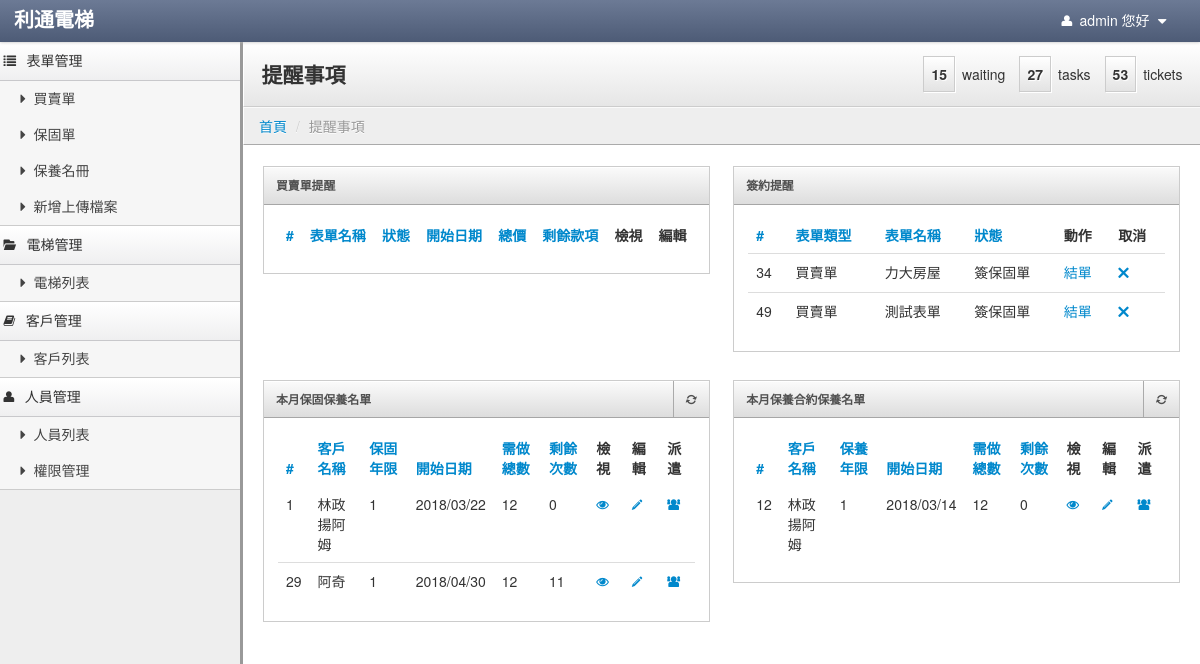
The page /mainpage/index (signed in) on the database as committed earlier.
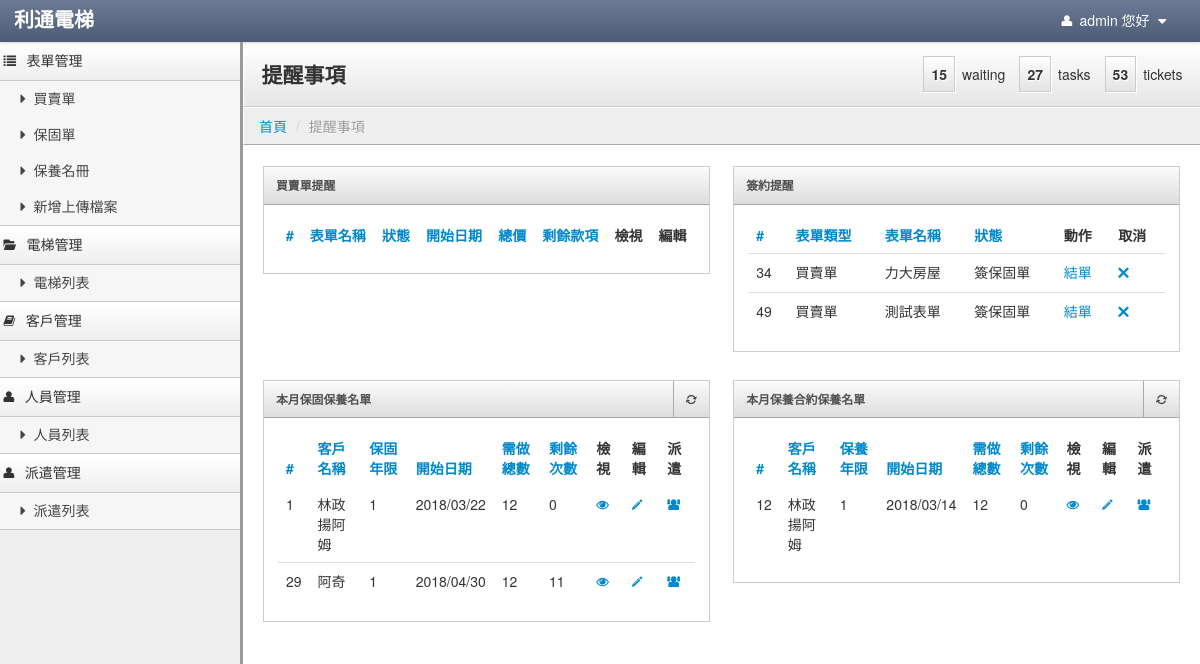
The same page on the database as committed later.
### tables this page shows
CREATE TABLE `usermenu` (
  `menuid` int(5) NOT NULL AUTO_INCREMENT COMMENT '菜單ID',
  `parentid` int(5) NOT NULL DEFAULT '0' COMMENT '上層菜單',
  `title` varchar(30) NOT NULL COMMENT '標題',
  `controller` varchar(40) NOT NULL COMMENT '控制器',
  `actioner` varchar(40) NOT NULL COMMENT '動作',
  `icon` varchar(100) DEFAULT NULL,
  `ismenu` tinyint(1) NOT NULL DEFAULT '0' COMMENT '是否顯示',
  `sort` tinyint(4) NOT NULL DEFAULT '0' COMMENT '排序',
  `isdisabled` tinyint(1) NOT NULL DEFAULT '0' COMMENT '是否刪除',
  PRIMARY KEY (`menuid`)
);

CREATE TABLE `transaction_form` (
  `id` int(20) NOT NULL AUTO_INCREMENT,
  `name` varchar(255) DEFAULT NULL,
  `total_price` int(20) DEFAULT NULL,
  `start_date` date DEFAULT NULL,
  `is_return` int(1) DEFAULT NULL,
  `is_signing` int(1) DEFAULT NULL,
  `receipt_status` int(1) DEFAULT NULL,
  `item_name1` varchar(255) DEFAULT '',
  `item_name2` varchar(255) DEFAULT '',
  `item_name3` varchar(255) DEFAULT '',
  `item_name4` varchar(255) DEFAULT '',
  `item_name5` varchar(255) DEFAULT NULL,
  `item_name6` varchar(255) DEFAULT '',
  `item1` int(1) DEFAULT NULL,
  `item2` int(1) DEFAULT NULL,
  `item3` int(1) DEFAULT NULL,
  `item4` int(1) DEFAULT NULL,
  `item5` int(1) DEFAULT NULL,
  `item6` int(1) DEFAULT NULL,
  `item_status1` int(1) DEFAULT NULL,
  `item_status2` int(1) DEFAULT NULL,
  `item_status3` int(1) DEFAULT NULL,
  `item_status4` int(1) DEFAULT NULL,
  `item_status5` int(1) DEFAULT NULL,
  `item_status6` int(1) DEFAULT NULL,
  `customer_id` int(255) DEFAULT NULL,
  `elevator_num` int(20) DEFAULT NULL,
  `remark` varchar(255) DEFAULT NULL,
  `is_duty` int(1) DEFAULT '0',
  `is_receipt` int(1) DEFAULT '0',
  PRIMARY KEY (`id`)
);

CREATE TABLE `warranty` (
  `id` int(255) NOT NULL AUTO_INCREMENT,
  `customer` varchar(255) DEFAULT NULL,
  `mechanical_warranty` int(255) DEFAULT NULL,
  `free_maintenance` int(255) DEFAULT NULL,
  `effective_date` varchar(255) DEFAULT NULL,
  `warranty_times` int(10) DEFAULT '0',
  `contacter_1` varchar(255) DEFAULT NULL,
  `contacter_2` varchar(255) DEFAULT NULL,
  `contacter_3` varchar(255) DEFAULT NULL,
  `address` varchar(255) DEFAULT NULL,
  `tel_1` varchar(255) DEFAULT NULL,
  `tel_2` varchar(255) DEFAULT NULL,
  `tel_3` varchar(255) DEFAULT NULL,
  `fax_1` varchar(255) DEFAULT NULL,
  `fax_2` varchar(255) DEFAULT NULL,
  `fax_3` varchar(255) DEFAULT NULL,
  `num` varchar(255) DEFAULT NULL,
  `transaction_id` int(255) DEFAULT NULL,
  `is_signing` int(1) DEFAULT '0',
  `is_remind` int(1) DEFAULT '0',
  `touch_time` varchar(255) DEFAULT NULL,
  PRIMARY KEY (`id`)
);

CREATE TABLE `service` (
  `id` int(11) NOT NULL AUTO_INCREMENT,
  `signing_day` varchar(255) DEFAULT NULL,
  `service_month` varchar(255) DEFAULT NULL,
  `mechanical_warranty` int(255) DEFAULT NULL,
  `license` int(255) DEFAULT NULL,
  `license_day` varchar(255) DEFAULT NULL,
  `Total_price` int(255) DEFAULT NULL,
  `payment_date1` varchar(255) DEFAULT NULL,
  `payment_date2` varchar(255) DEFAULT NULL,
  `payment_date3` varchar(255) DEFAULT NULL,
  `payment_date4` varchar(255) DEFAULT NULL,
  `payment_date5` varchar(255) DEFAULT NULL,
  `payment_date6` varchar(255) DEFAULT NULL,
  `payment_amount1` varchar(255) DEFAULT NULL,
  `payment_amount2` varchar(255) DEFAULT NULL,
  `payment_amount3` varchar(255) DEFAULT NULL,
  `payment_amount4` varchar(255) DEFAULT NULL,
  `payment_amount5` varchar(255) DEFAULT NULL,
  `payment_amount6` varchar(255) DEFAULT NULL,
  `item_status1` varchar(255) DEFAULT NULL,
  `item_status2` varchar(255) DEFAULT NULL,
  `item_status3` varchar(255) DEFAULT NULL,
  `item_status4` varchar(255) DEFAULT NULL,
  `item_status5` varchar(255) DEFAULT NULL,
  `item_status6` varchar(255) DEFAULT NULL,
  `remark` varchar(255) DEFAULT NULL,
  `warranty_id` int(255) DEFAULT NULL,
  `is_signing` int(1) DEFAULT '0',
  `is_remind` int(1) DEFAULT '0',
  `service_times` int(10) DEFAULT '0',
  `do_times` int(10) DEFAULT '1',
  `touch_time` varchar(255) DEFAULT NULL,
  PRIMARY KEY (`id`)
);

### application/views/dashboard_admin_group.php (the view, shortened to what the changed rows need)
<div class="row-fluid">
    <div class="block span6">
        <div id="tablewidget" class="block-body collapse in">
            <table class="table sortable">
                <thead>
                <tr>
                    <th><a href="#">#</a></th>
                    <th><a href="#">表單名稱</a></th>
                    <th><a href="#">狀態</a></th>
                    <th><a href="#">開始日期</a></th>
                    <th><a href="#">總價</a></th>
                    <th><a href="#">剩餘款項</a></th>
                    <th class="sorttable_nosort">檢視</th>
                    <th class="sorttable_nosort">編輯</th>
                </tr>
                </thead>
            </table>
        </div>
    </div>
    <div class="block span6">
        <div id="tablewidget" class="block-body collapse in">
            <table class="table sortable">
                <thead>
                <tr>
                    <th><a href="#">#</a></th>
                    <th><a href="#">表單類型</a></th>
                    <th><a href="#">表單名稱</a></th>
                    <th><a href="#">狀態</a></th>
                    <th class="sorttable_nosort">動作</th>
                    <th class="sorttable_nosort">取消</th>
                </tr>
                </thead>
                <tbody>
                <?php
                if (count($this->data) != 0) {
                    for ($j = 0; $j < count($this->data['remind_signing']); $j++) {
                        ?>
                        <tr>
                            <td><?= $this->data['remind_signing'][$j]->id; ?></td>
                            <td><?= $this->data['remind_signing'][$j]->type; ?></td>
                            <td><?= $this->data['remind_signing'][$j]->name; ?></td>
                            <td><?= $this->data['remind_signing'][$j]->status; ?></td>
                            <td>
                                <a href="<?= $this->data['remind_signing'][$j]->action; ?>"><?= $this->data['remind_signing'][$j]->action_name; ?></a>
                            </td>
                            <td>
                                <a href="<?= $this->data['remind_signing'][$j]->cancel; ?>"><i
                                            class="icon-remove"></i></a>
                            </td>
                        </tr>
                        <?php
                    }
                }
                ?>
                </tbody>
            </table>
        </div>
    </div>
</div>
<div class="row-fluid">
    <div class="block span6">
        <div id="widget2container" class="block-body collapse in">
            <table class="table list">
                <thead>
                <tr>
                    <th><a href="#">#</a></th>
                    <th><a href="#">客戶名稱</a></th>
                    <th><a href="#">保固年限</a></th>
                    <th><a href="#">開始日期</a></th>
                    <th><a href="#">需做總數</a></th>
                    <th><a href="#">剩餘次數</a></th>
                    <th class="sorttable_nosort">檢視</th>
                    <th class="sorttable_nosort">編輯</th>
                    <th class="sorttable_nosort">派遣</th>
                </tr>
                </thead>
                <tbody>
                <?php
                if (count($this->data) != 0 && count($this->data['warranty']) != 0) {
                    for ($j = 0; $j < count($this->data['warranty']); $j++) {
                        ?>
                        <tr>
                            <td><?= $this->data['warranty'][$j]->id; ?></td>
                            <td><?= $this->data['warranty'][$j]->customer; ?></td>
                            <td><?= $this->data['warranty'][$j]->free_maintenance; ?></td>
                            <td><?= $this->data['warranty'][$j]->effective_date; ?></td>
                            <td><?= $this->data['warranty'][$j]->need_times; ?></td>
                            <td><?= $this->data['warranty'][$j]->warranty_times; ?></td>
                            <td>
                                <a href="<?= base_url("/Warranty/view_warranty_view") ?>/warranty_id/<?= $this->data['warranty'][$j]->id; ?>"><i
                                            class="icon-eye-open"></i></a>
                            </td>
                            <td>
                                <a href="<?= base_url("/Warranty/edit_warranty") ?>/warranty_id/<?= $this->data['warranty'][$j]->id; ?>"><i
                                            class="icon-pencil"></i></a>
                            </td>
							<td>
                                <a href="<?= base_url("/Warranty/edit_warranty") ?>/warranty_id/<?= $this->data['warranty'][$j]->id; ?>"><i
                                            class="icon-group"></i></a>
                            </td>
                        </tr>
                        <?php
                    }
                }
                ?>
                </tbody>
            </table>
        </div>
    </div>
    <div class="block span6">
        <div id="widget2container" class="block-body collapse in">
            <table class="table list">
                <thead>
                <tr>
                    <th><a href="#">#</a></th>
                    <th><a href="#">客戶名稱</a></th>
                    <th><a href="#">保養年限</a></th>
                    <th><a href="#">開始日期</a></th>
                    <th><a href="#">需做總數</a></th>
                    <th><a href="#">剩餘次數</a></th>
                    <th class="sorttable_nosort">檢視</th>
                    <th class="sorttable_nosort">編輯</th>
                    <th class="sorttable_nosort">派遣</th>
                </tr>
                </thead>
                <tbody>
                <?php
                if (count($this->data) != 0 && count($this->data['service']) != 0) {
                    for ($j = 0; $j < count($this->data['service']); $j++) {
                        ?>
                        <tr>
                            <td><?= $this->data['service'][$j]->id; ?></td>
                            <td><?= $this->data['service'][$j]->customer; ?></td>
                            <td><?= $this->data['service'][$j]->mechanical_warranty; ?></td>
                            <td><?= $this->data['service'][$j]->signing_day; ?></td>
                            <td><?= $this->data['service'][$j]->need_times; ?></td>
                            <td><?= $this->data['service'][$j]->service_times; ?></td>
                            <td>
                                <a href="<?= base_url("/service/view_service_view") ?>/service_id/<?= $this->data['service'][$j]->id; ?>"><i
                                            class="icon-eye-open"></i></a>
                            </td>
                            <td>
                                <a href="<?= base_url("/service/edit_service") ?>/service_id/<?= $this->data['service'][$j]->id; ?>"><i
                                            class="icon-pencil"></i></a>
                            </td>
							<td>
                                <a href="<?= base_url("/Warranty/edit_warranty") ?>/warranty_id/<?= $this->data['warranty'][$j]->id; ?>"><i
                                            class="icon-group"></i></a>
                            </td>
                        </tr>
                        <?php
                    }
                }
                ?>
                </tbody>
            </table>
        </div>
    </div>
</div>

### application/views/sidebar-nav.php
<div class="sidebar-nav">
       <?php
           foreach($this->aUsermenulist as $v){
               echo '<a href="#'.$v['controller'].'-menu" class="nav-header" data-toggle="collapse"><i class="'.$v['icon'].'"></i>'.$v['title'].'</i></a>';
               if(!empty($v['subtype'])){
                   echo '<ul id="'.$v['controller'].'-menu" class="nav nav-list collapse in">';
                   foreach($v['subtype'] as $vSub){
                       echo '<li ><a href="'.base_url("/{$vSub['controller']}/{$vSub['actioner']}").'"><i class="'.$vSub['icon'].'"></i>'.$vSub['title'].'</a></li>';
                   }
                   echo '</ul>';
               }
           }
       ?>
   </div>

Rows that differ between the two databases and show on the page:
no longer on this page (row unchanged): usermenu: title "權限管理", shown under "人員管理"
now on this page (row edited): usermenu: title "派遣管理"
now on this page (row edited): usermenu: title "派遣列表", shown under "派遣管理"
